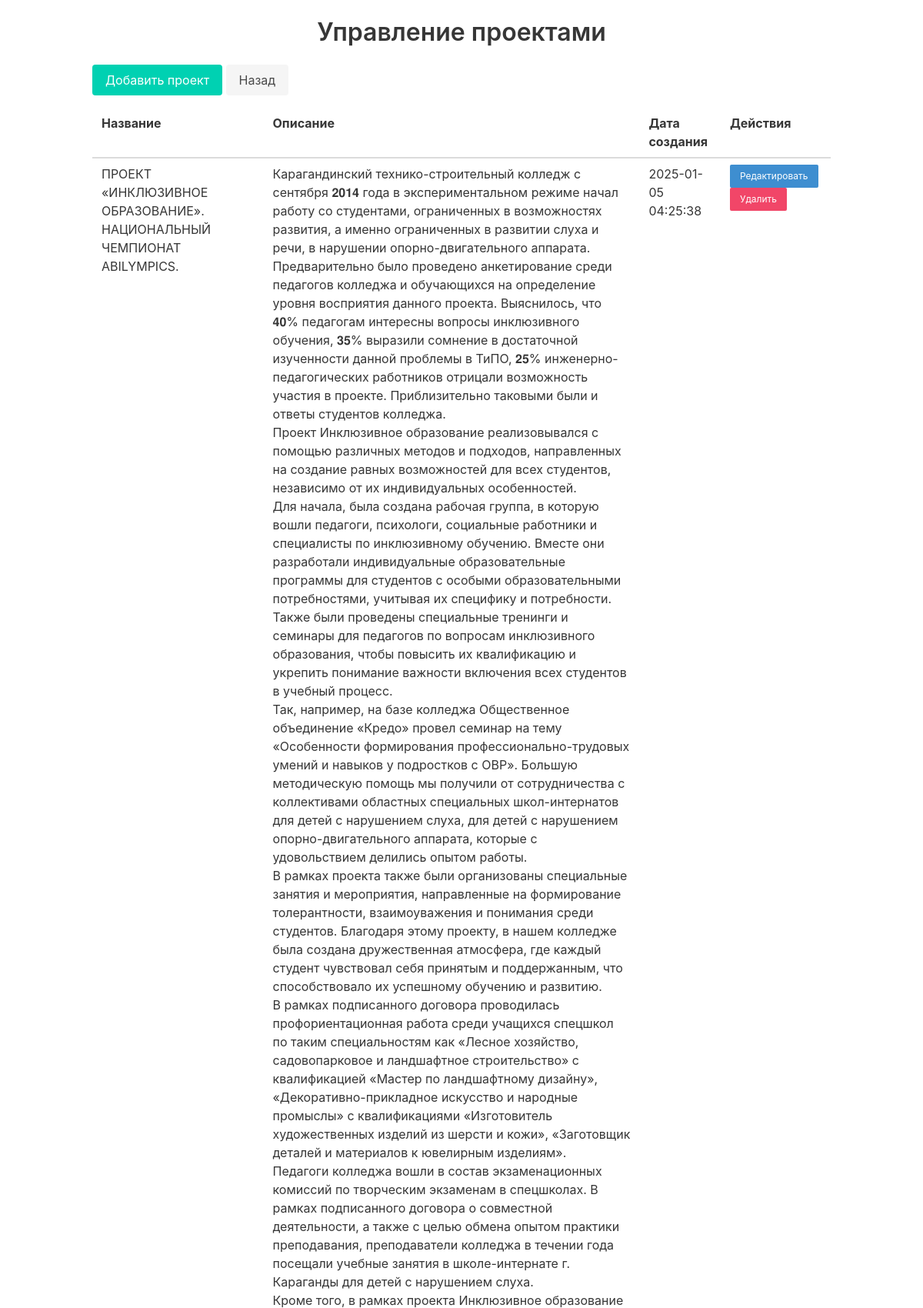
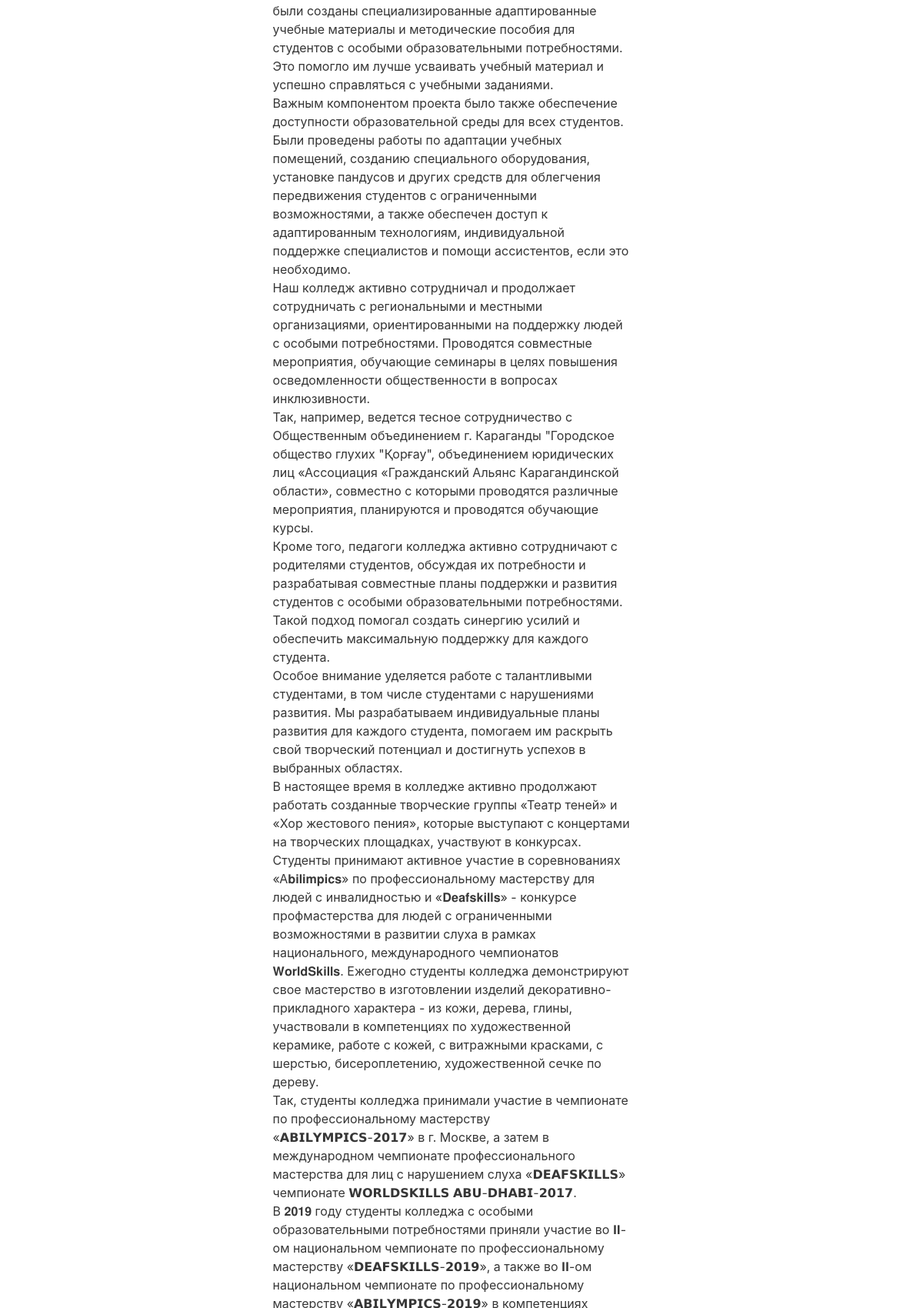
The app's page /admin/manage_projects.php (signed in, upper part) with its own data (2 pictures, top to bottom).
### tables this page shows
CREATE TABLE `projects` (
  `id` int NOT NULL,
  `name` varchar(255) NOT NULL,
  `description` longtext,
  `main_image` varchar(255) NOT NULL,
  `gallery` text,
  `created_at` timestamp NULL DEFAULT CURRENT_TIMESTAMP,
  `photo` varchar(255) DEFAULT NULL
);

### admin/manage_projects.php (the view, shortened to what this page needs)
<?php
include '../config.php';
$query = "SELECT * FROM projects ORDER BY created_at DESC";
$result = mysqli_query($conn, $query);
?>
<!DOCTYPE html>
<html lang="ru">
<head>
    <link href="https://cdn.jsdelivr.net/npm/bulma@0.9.3/css/bulma.min.css" rel="stylesheet">
</head>
<body>
    <div class="container">
        <h1 class="title has-text-centered mt-5">Управление проектами</h1>
        <div class="mb-4">
            <a href="projects/add_project.php" class="button is-primary">Добавить проект</a>
            <a href="../admin/index.php" class="button is-light">Назад</a>
        </div>
        <?php if (mysqli_num_rows($result) == 0): ?>
            <div class="notification is-warning">
                Проекты не найдены.
            </div>
        <?php else: ?>
            <table class="table is-fullwidth">
                <thead>
                    <tr>
                        <th>Название</th>
                        <th>Описание</th>
                        <th>Дата создания</th>
                        <th>Действия</th>
                    </tr>
                </thead>
                <tbody>
                    <?php while ($row = mysqli_fetch_assoc($result)): ?>
                        <tr>
                            <td><?php echo htmlspecialchars($row['name']); ?></td>
                            <td><?php echo nl2br(htmlspecialchars($row['description'])); ?></td>
                            <td><?php echo htmlspecialchars($row['created_at']); ?></td>
                            <td>
                                <a href="projects/edit_projects.php?id=<?php echo $row['id']; ?>" class="button is-small is-info">Редактировать</a>
                                <a href="projects/delete_projects.php?id=<?php echo $row['id']; ?>" class="button is-small is-danger" onclick="return confirm('Вы уверены, что хотите удалить этот проект?');">Удалить</a>
                            </td>
                        </tr>
                    <?php endwhile; ?>
                </tbody>
            </table>
        <?php endif; ?>
    </div>
</body>
</html>

### records on screen
projects: name "ПРОЕКТ «ИНКЛЮЗИВНОЕ ОБРАЗОВАНИЕ». НАЦИОНАЛЬНЫЙ ЧЕМПИОНАТ ABILYMPICS.", description "Карагандинский технико-строительный колледж с сентября 𝟐𝟎𝟏𝟒 года в экспериментальном режиме начал работу со студентами, ограниченных в возможностях развития, а именно ограниченных в развитии слуха и речи, в нарушении опорно-двигательного аппарата. Предварительно было проведено анкетирование среди педагогов колледжа и обучающихся на определение уровня восприятия данного проекта. Выяснилось, что 𝟒𝟎% педагогам интересны вопросы инклюзивного обучения, 𝟑𝟓% выразили сомнение в достаточной изученности данной проблемы в ТиПО, 𝟐𝟓% инженерно-педагогических работников отрицали возможность участия в проекте. Приблизительно таковыми были и ответы студентов колледжа. Проект Инклюзивное образование…", created_at "2025-01-05 04:25:38"
